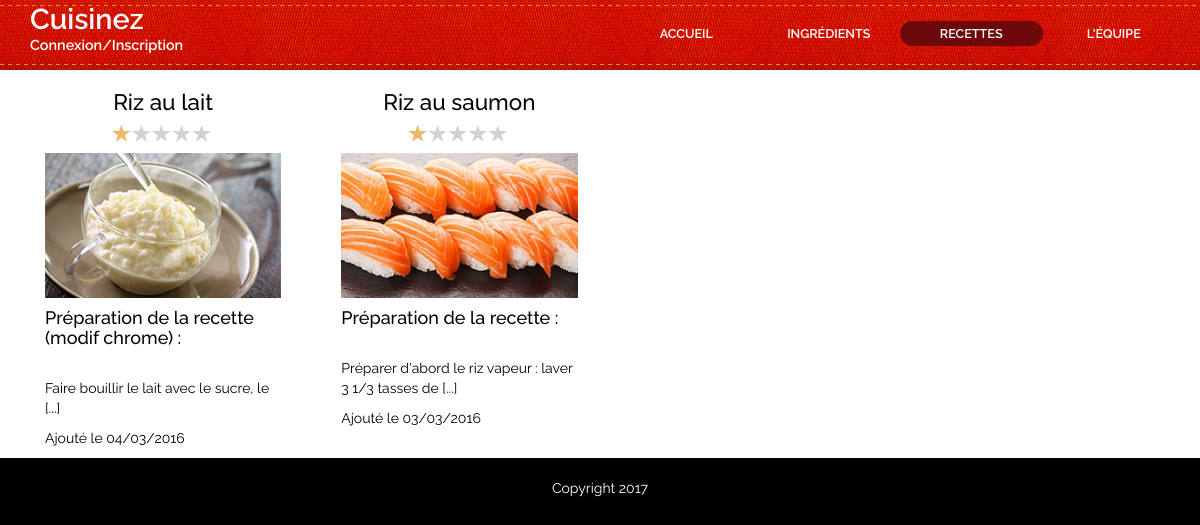
/index.php?page=recettes, run on the app's committed database.
### tables this page shows
CREATE TABLE `recette` (
  `id` int(11) NOT NULL,
  `id_auteur` int(11) NOT NULL,
  `label_recette` varchar(100) NOT NULL,
  `description_recette` text NOT NULL,
  `temps_recette` int(11) NOT NULL,
  `image` varchar(50) DEFAULT NULL,
  `date` datetime NOT NULL DEFAULT CURRENT_TIMESTAMP
);

### fonctions.php (called while the page is built, shortened)
<?php
function resume($texte)
{
	 if(strlen($texte) > 100)
		 return substr($texte,0,100)." [...]";
	 else return $texte;
}
?>

### recettes.php (the view, shortened to what this page needs)
<?php
	$GLOBAL_RECETTE = array();
	$sql = "SELECT r.id, label_recette, description_recette, r.date, image, AVG(note) noteAVG FROM recette r left join commentaire on r.id=idR GROUP BY r.id ORDER BY r.date DESC";
    foreach  ($bdd->query($sql) as $row) {
		$GLOBAL_RECETTE[$row['id']] = array(
			'titre' => $row['label_recette'],
			'description' => resume($row['description_recette']) ,
			'date' => date('d/m/Y',strtotime($row['date'])),
			'image' => $row['image'],
			'note'=> round($row['noteAVG'])
		);
	}
?>
<div id="main" class="row">
	<div id="correction" >
			<?php foreach ($GLOBAL_RECETTE as $key => $recette) { ?>
			<div class="col-xs-12 col-sm-4 col-md-3 recette">
				<a href="<?php echo 'index.php?page=recette&idRecette='.$key ?>#haut">
				<div class="col-xs-12">
					<header>
						<div class="col-xs-12"><h2><?php echo $recette['titre'] ; ?></h2></div>
						<div class="col-xs-6 col-xs-offset-3 divNoteRO"></div>
					</header>
					<div class="col-xs-12"><img src="<?php echo $recette['image'] ;?>" alt=""></div>
					<div class="col-xs-12"><p><?php echo $recette['description'] ; ?></p></div>
					<div class="col-xs-12"><p>Ajouté le <?php echo $recette['date'] ; ?></p></div>
				</div>
				</a>
			</div>
			<?php } ?>
	</div>
</div>

### css/style.css (style rules this page uses)
body { background-color: black !important; }
body,input,textarea,select { font-family: 'Raleway', sans-serif !important; font-size: 11pt; line-height: 1.75em; }
a { text-decoration:none !important; }
#main { background: #fff; margin-right:0; margin-left:0; margin-top:70px; }
#main h2 { text-align:center; }
#correction { background: #fff; margin-right:0; padding-left:15px; }
#correction header h2 { font-size: 1.6em; }
h4 { margin-top:0 !important; }
.recette { padding:0 !important; }
.recette a, .recetteadmin { color:black; }
.recette img { width:inherit !important; }
.divNoteRO { text-align:center; }

### data on the page
recette: label_recette "Riz au lait", image (picture), description "Préparation de la recette (modif chrome) : Faire bouillir le lait avec le sucre, le [...]", date "04/03/2016"
recette: label_recette "Riz au saumon", image (picture), description "Préparation de la recette : Préparer d'abord le riz vapeur : laver 3 1/3 tasses de [...]", date "03/03/2016"
